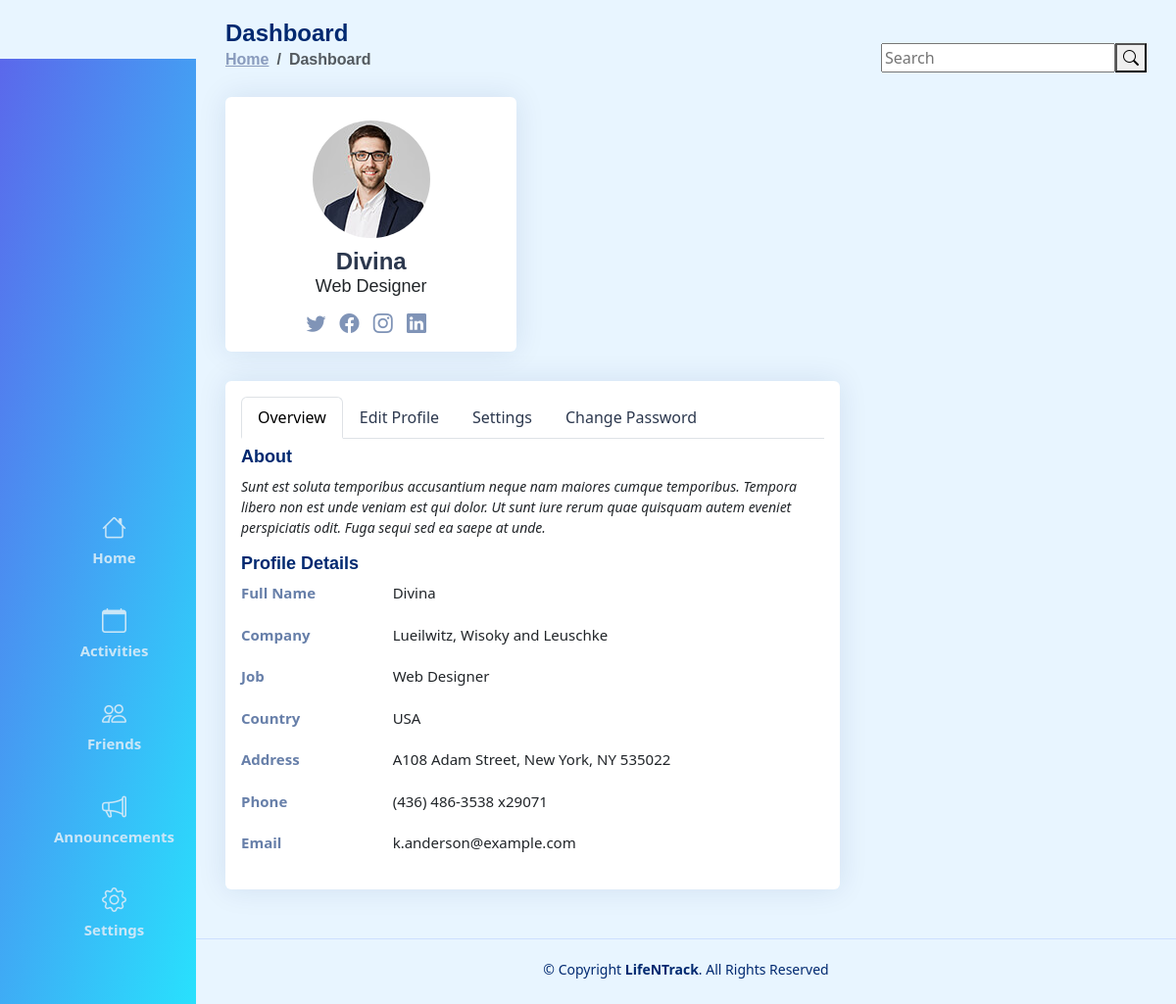
The page /client/pages/user/userProfile.php (signed in) on the database as committed earlier.
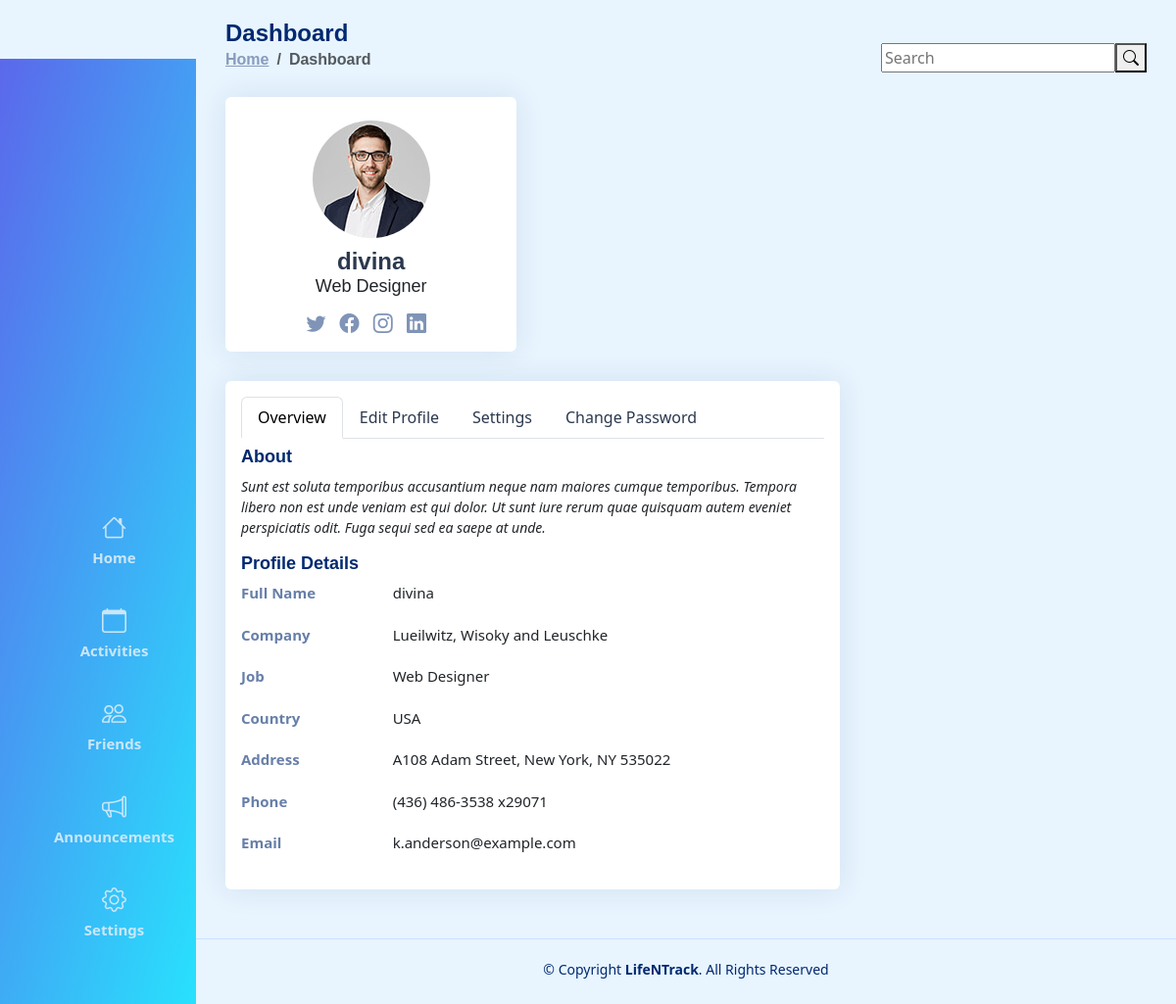
The same page on the database as committed later.
### tables this page shows
CREATE TABLE `user` (
  `userID` int(11) NOT NULL,
  `Fullname` varchar(50) NOT NULL,
  `Gender` enum('Male','Female','Other') NOT NULL,
  `Email` varchar(50) NOT NULL,
  `Password` varchar(50) NOT NULL,
  `Bio` varchar(255) NOT NULL,
  `Role` varchar(50) NOT NULL,
  `Status` varchar(50) NOT NULL
);

### server/controllers/getUserDetails.php (called while the page is built, shortened)
<?php
$userID = $_SESSION['id'];
$conn = getConnection();
$userSql = "SELECT * FROM user WHERE userID = '$userID'";
$userDetResult = mysqli_query($conn, $userSql);
$userData = mysqli_fetch_assoc($userDetResult);
?>

### server/controllers/userSession.php (called while the page is built, shortened)
<?php
if ($_SESSION["Role"] == null) {
    header("Location: ../../public");
} else {
    if ($_SESSION["Role"] == "User") {
        include_once("getUserDetails.php");
    } else {
        header("Location: ../../public");
    }
}

### client/pages/user/userProfile.php (the view, shortened to what the changed rows need)
<?php
include_once("../../../server/controllers/userSession.php");
include_once("../../../server/controllers/getUserDetails.php");
?>
<!DOCTYPE html>
<html lang="en">
<head>
    <link rel="stylesheet" href="../../assets/css/main.css">
    <link rel="stylesheet" href="../../assets/css/user.css">
    <?php include_once("../../components/vendorCSSLinks.php") ?>
</head>
<body>
    <main id="main" class="user-main main">
        <div class="page-header d-flex align-items-center">
            <div class="pagetitle">
                <h1>Dashboard</h1>
            </div>
        </div>
        <section class="section profile">
            <div class="row">
                <div class="col-xl-4">
                    <div class="card">
                        <div class="card-body profile-card pt-4 d-flex flex-column align-items-center">
                            <img src="../../assets/img/profile-img.jpg" alt="Profile" class="rounded-circle">
                            <h2><?= $userData['Fullname']?></h2>
                            <h3>Web Designer</h3>
                            <div class="social-links mt-2">
                                <a href="#" class="twitter"><i class="bi bi-twitter"></i></a>
                                <a href="#" class="facebook"><i class="bi bi-facebook"></i></a>
                                <a href="#" class="instagram"><i class="bi bi-instagram"></i></a>
                                <a href="#" class="linkedin"><i class="bi bi-linkedin"></i></a>
                            </div>
                        </div>
                    </div>
                </div>
                <div class="">
                    <div class="card col-lg-8">
                        <div class="card-body pt-3">
                            <div class="tab-content pt-2">
                                <div class="tab-pane fade show active profile-overview" id="profile-overview">
                                    <div class="row">
                                        <div class="col-lg-3 col-md-4 label ">Full Name</div>
                                        <div class="col-lg-9 col-md-8"><?= $userData['Fullname']?></div>
                                    </div>
                                </div>
                            </div>
                        </div>
                    </div>
                </div>
            </div>
        </section>
    </main>
</body>
</html>

Rows that differ between the two databases and show on the page:
changed user: Fullname "Divina" → "divina"
